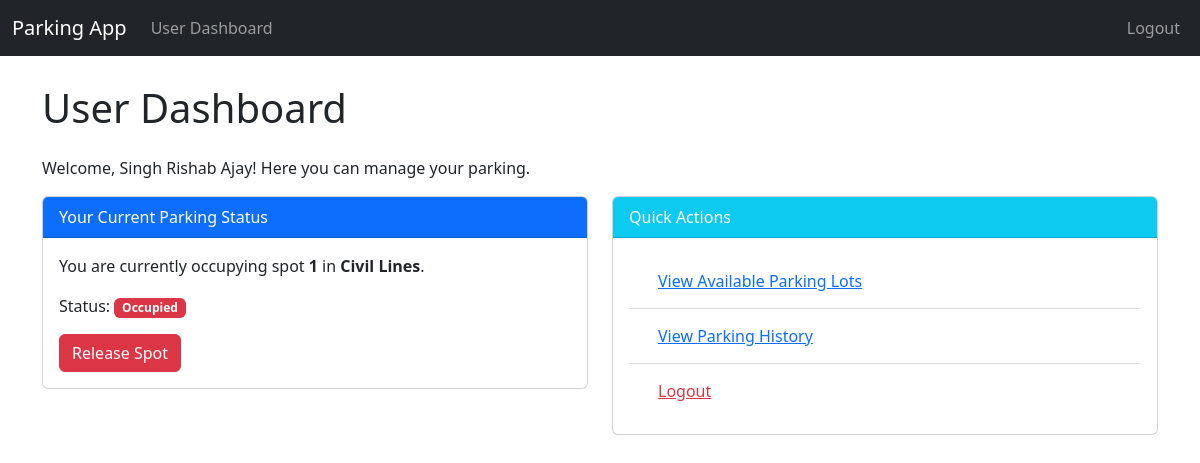
/user_dashboard (signed in), run on the app's committed database.
### app.py (models this page shows, shortened)
class User(db.Model, UserMixin):
    id = db.Column(db.Integer, primary_key=True)
    email_id = db.Column(db.String(120), nullable=False, unique=True)
    password_hash = db.Column(db.String(255), nullable=False)
    fullname = db.Column(db.String(120))
    address = db.Column(db.String(200))
    pin_code = db.Column(db.String(10))
    reservations = db.relationship('Reservation', backref='reserving_user',cascade='all, delete-orphan',lazy=True)
    user_occupied_spot = db.relationship('ParkingSpot', backref='occupied_by_user', uselist=False, foreign_keys='ParkingSpot.user_id',lazy=True)

class ParkingSpot(db.Model):
    id = db.Column(db.Integer, primary_key=True)
    lot_id = db.Column(db.Integer, db.ForeignKey('parking_lot.id'), nullable=False)
    spot_number = db.Column(db.Integer, nullable=False)
    status = db.Column(db.String(20), nullable=False, default='available')
    user_id = db.Column(db.Integer, db.ForeignKey('user.id'), nullable=True)
    reservations = db.relationship('Reservation', backref='parking_spot', lazy=True, cascade='all, delete-orphan')

class ParkingLot(db.Model):
    id = db.Column(db.Integer,primary_key=True)
    prime_location_name = db.Column(db.String(120),nullable=False,unique=True)
    price_per_unit_time = db.Column(db.Float,nullable=False)
    address = db.Column(db.String(200),nullable=False)
    pin_code = db.Column(db.String(10),nullable=False)
    maximum_number_of_spots = db.Column(db.Integer,nullable=False)
    spots = db.relationship('ParkingSpot',backref = 'parking_lot', lazy = True, cascade = 'all, delete-orphan')

### app.py (the view)
@app.route('/user_dashboard')
@login_required
def user_dashboard():
    if isinstance(current_user,Admin):
        flash('Admin cannot access user dashboard directly','danger')
        return redirect(url_for('admin_dashboard'))
    return render_template('user_dashboard.html')

### app.py (called while the page is built)
@login_manager.user_loader
def load_user(user_id_str):
    if '_' in user_id_str:
        user_type, user_id = user_id_str.split('_',1)
        try:
            user_id=int(user_id)
        except ValueError:
            return None
        if user_type == 'user':
            return User.query.get(user_id)
        elif user_type == 'admin':
            return Admin.query.get(user_id)
    return None

### templates/user_dashboard.html (shortened to what this page needs)
{% extends "base.html" %}
{% block content %}
    <h1 class="mb-4">User Dashboard</h1>
    <p>Welcome, {{current_user.fullname}}! Here you can manage your parking.</p>
    <div class="row">
        <div class="col-md-6">
            <div class="card mb-4">
                <div class="card-header bg-primary text-white">
                    Your Current Parking Status
                </div>
                <div class="card-body">
                    {% set current_spot=current_user.user_occupied_spot %}
                    {% if current_spot %}
                        {% if current_spot.status=='reserved' %}
                            <p>You have reserved spot <strong>{{current_spot.spot_number}}</strong> in <strong>{{current_spot.parking_lot.prime_location_name}}</strong>.</p>
                            <p>Status: <span class="badge bg-warning text-dark">Reserved</span></p>
                            <p>Ready to park?</p>
                            <form action="{{url_for('occupy_spot',spot_id=current_spot.id)}}" method="POST" style="display:inline;">
                                <button type='submit' class="btn btn-success me-2">Occupy Spot</button>
                            </form>
                            <button class="btn btn-secondary" disabled>Cancel Reservation</button>
                        {% elif current_spot.status=='occupied' %}
                            <p>You are currently occupying spot <strong>{{current_spot.spot_number}}</strong> in <strong>{{current_spot.parking_lot.prime_location_name}}</strong>.</p>
                            <p>Status: <span class="badge bg-danger">Occupied</span></p>
                            <form action="{{ url_for('release_spot', spot_id=current_spot.id) }}" method="POST" style="display:inline;" onsubmit="return confirm('Are you sure you want to release spot {{ current_spot.spot_number }}?');">
                                <button type="submit" class="btn btn-danger">Release Spot</button>
                            </form>
                        {% else %}
                            <p>You have a spot assigned with an unexpected status: {{current_spot.status}}.</p>
                        {% endif %}
                    {% else %}
                            <p>You do not currently have any reserved or occupied parking spots.</p>
                            <a href="{{url_for('user_view_parking_lots')}}" class="btn btn-info">Find Available Parking</a>
                    {% endif %}
                </div>
            </div>
        </div>
        <div class="col-md-6">
            <div class="card mb-4">
                <div class="card-header bg-info text-white">
                    Quick Actions
                </div>
                <div class="card-body">
                    <ul class="list-group list-group-flush">
                        <li class="list-group-item">
                            <a href="{{url_for('user_view_parking_lots')}}" class="btn btn-link">View Available Parking Lots</a>
                        </li>
                        <li class="list-group-item">
                            <a href="{{url_for('user_parking_history')}}" class="btn btn-link">View Parking History</a>
                        </li>
                        <li class="list-group-item">
                            <a href="{{url_for('logout')}}" class="btn btn-link text-danger">Logout</a>
                        </li>
                    </ul>
                </div>
            </div>
        </div>
    </div>
{% endblock %}

### templates/base.html (style rules this page uses)
body { padding-top:60px; }

### data on the page
User: fullname "Singh Rishab Ajay"
ParkingSpot: spot_number "1"
ParkingLot: parking_lot.prime_location_name "Civil Lines"
